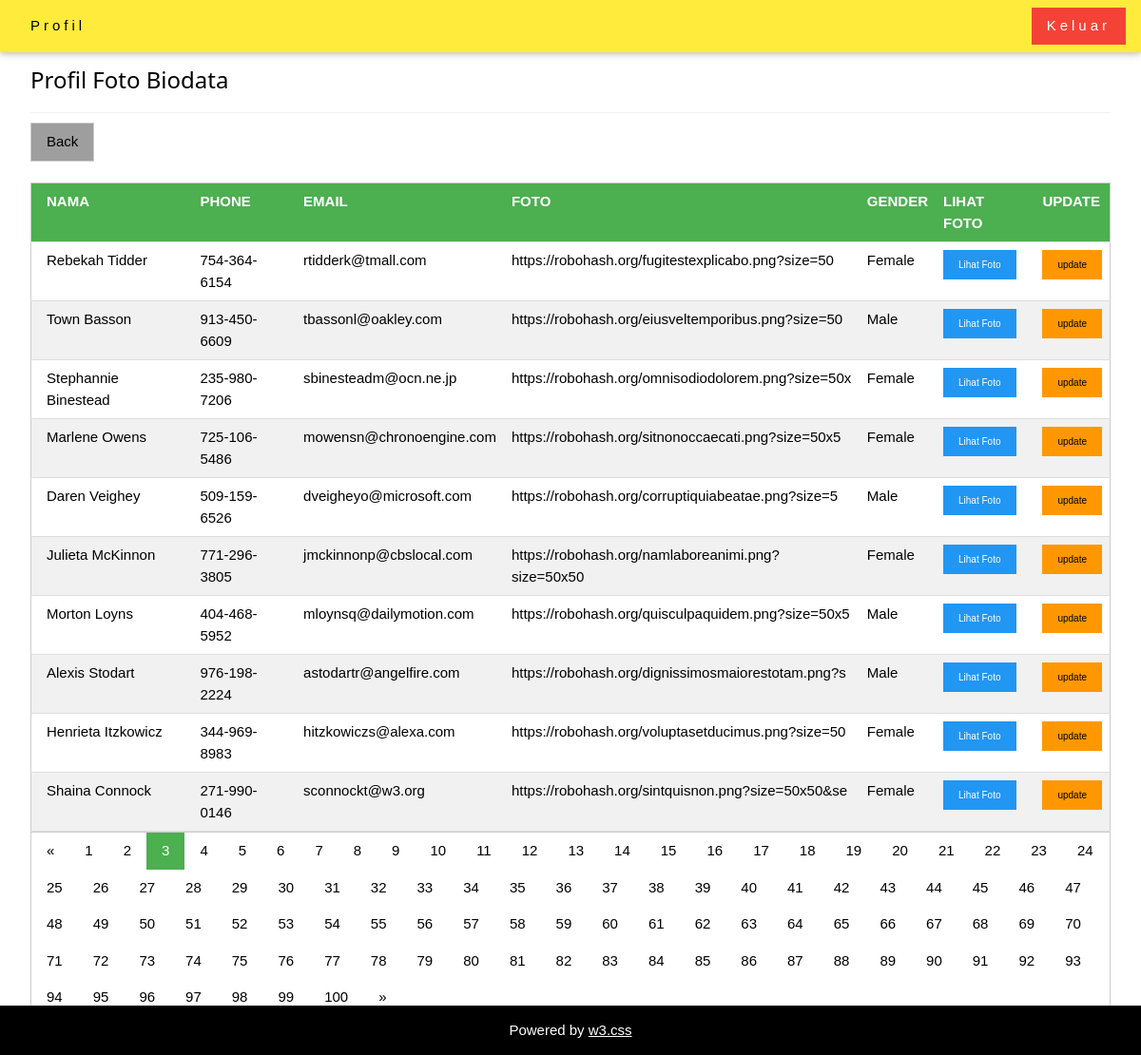
The app's page /profilbiodata.php?pageno=3 (signed in) with its own data.
### tables this page shows
CREATE TABLE `biodata` (
  `id` int(11) NOT NULL,
  `nama` varchar(50) DEFAULT '0',
  `phone` varchar(50) DEFAULT '0',
  `email` varchar(50) DEFAULT '0',
  `foto` varchar(50) DEFAULT '0',
  `gender` varchar(50) DEFAULT '0'
);

### profilbiodata.php (the view, shortened to what this page needs)
<?php
	if(!isset($_SESSION["user"]))
	{
		echo "<script>alert('Session anda belum terdaftar, silakan login kembali'); document.location='login.php';</script>";
	}else
	{
?>
<!DOCTYPE html>
<html>
<link rel="stylesheet" href="asset/css/w3.css">
<body>
<div class="w3-top">
  <div class="w3-bar w3-yellow w3-wide w3-padding w3-card">
    <a href="#home" class="w3-bar-item w3-button">Profil</a>
    <a href="logout.php" class="w3-bar-item w3-button w3-red w3-right">Keluar</a>
  </div>
</div>
<div class="w3-content w3-padding" style="max-width:1564px">
  <div class="w3-container w3-padding-32" id="contact">
    <h3 class="w3-border-bottom w3-border-light-grey w3-padding-16">Profil Foto Biodata</h3>
    <a href="dashboard.php" class="w3-button w3-border w3-gray">Back</a>
    <div class="w3-row">
    <table class="w3-table-all">
      <br>
    <thead>
      <tr class="w3-green">
        <th>NAMA</th>
        <th>PHONE</th>
        <th>EMAIL</th>
        <th>FOTO</th>
        <th>GENDER</th>
        <th>LIHAT FOTO</th>
        <th>UPDATE</th>
      </tr>
    </thead>
    <?php
        include "config/koneksi.php";
        if (isset($_GET['pageno'])) {
          $pageno = $_GET['pageno'];
        } else {
            $pageno = 1;
        }
        $no_of_records_per_page = 10;
        $offset = ($pageno-1) * $no_of_records_per_page;
        $total_pages_sql = "SELECT COUNT(*) FROM biodata";
        $result = mysqli_query($conn,$total_pages_sql);
        $total_rows = mysqli_fetch_array($result)[0];
        $total_pages = ceil($total_rows / $no_of_records_per_page);
        $sql = "SELECT * FROM biodata LIMIT $offset, $no_of_records_per_page";
        $res_data = mysqli_query($conn,$sql);
		if(mysqli_num_rows($res_data) > 0)
		{
      while($row = mysqli_fetch_array($res_data)){
    ?>
        <tr>
          <td><?php echo $row["nama"];?></td>
          <td><?php echo $row["phone"];?></td>
          <td><?php echo $row["email"];?></td>
          <td><?php echo $row["foto"];?></td>
          <td><?php echo $row["gender"];?></td>
          <td><a href="javascript:void(0)" class="w3-button w3-tiny w3-blue" onClick="lihatid('<?php echo $row['foto'];?>')">Lihat Foto</button></td>
          <td>
            <a class="w3-button w3-tiny w3-orange" href="updatebiodata.php?id=<?php echo $row['id']; ?>">update</a>
          </td>
        </tr>
    <?php
      };
    } else { ?>
      <tr>
          <td colspan ="6"><p align="center">No Data</p></td>
      </tr>
    <?php
     }
    ?>
    </table>
    <div class="w3-bar w3-border">
      <?php
      $pagLink = "";
      if ($pageno >=2 ) {?>
        <a class='w3-bar-item w3-button' href='<?php echo "profilbiodata.php?pageno=".($pageno-1); ?>' >&laquo;</a>
      <?php
      } else if ($pageno == 1)
      {?>
         <a href="#" class="w3-bar-item w3-button" disabled>&laquo;</a>
      <?php } ?>
      <?php
      for ($i=1; $i<=$total_pages; $i++) {
        if ($i == $pageno) {
            $pagLink .= "<a class='w3-bar-item w3-button w3-green' href='profilbiodata.php?pageno=".$i."'>".$i." </a>";
        }
        else  {
            $pagLink .= "<a class='w3-bar-item w3-button' href='profilbiodata.php?pageno=".$i."'>".$i." </a>";
        }
      };
      echo $pagLink;
      if($pageno < $total_pages){  ?>
        <a class='w3-bar-item w3-button' href='<?php echo "profilbiodata.php?pageno=".($pageno+1);?>'>&raquo;</a>
        <?php } else {
        ?>
        <a href="#" class="w3-bar-item w3-button">&raquo;</a>
        <?php } ?>
      </div>
    </div>
  </div>
</div>
<footer class="w3-bottom w3-center w3-black w3-padding-7">
  <p>Powered by <a href="https://www.w3schools.com/w3css/default.asp" title="W3.CSS" target="_blank" class="w3-hover-text-green">w3.css</a></p>
</footer>
</body>
</html>
<?php
  };
?>

### asset/css/w3.css (style rules this page uses)
*,*:before,*:after { box-sizing:inherit }
html { -ms-text-size-adjust:100%;-webkit-text-size-adjust:100% }
body { margin:0 }
article,aside,details,figcaption,figure,footer,header,main,menu,nav,section,summary { display:block }
a { background-color:transparent;-webkit-text-decoration-skip:objects }
html,body { font-family:Verdana,sans-serif;font-size:15px;line-height:1.5 }
html { overflow-x:hidden }
h3 { font-size:24px }
h1,h2,h3,h4,h5,h6 { font-family:"Segoe UI",Arial,sans-serif;font-weight:400;margin:10px 0 }
.w3-wide { letter-spacing:4px }
a { color:inherit }
.w3-table,.w3-table-all { border-collapse:collapse;border-spacing:0;width:100%;display:table }
.w3-table-all { border:1px solid #ccc }
.w3-bordered tr,.w3-table-all tr { border-bottom:1px solid #ddd }
.w3-table-all tr:nth-child(odd) { background-color:#fff }
.w3-table-all tr:nth-child(even) { background-color:#f1f1f1 }
.w3-table td,.w3-table th,.w3-table-all td,.w3-table-all th { padding:8px 8px;display:table-cell;text-align:left;vertical-align:top }
.w3-table th:first-child,.w3-table td:first-child,.w3-table-all th:first-child,.w3-table-all td:first-child { padding-left:16px }
.w3-btn,.w3-button { border:none;display:inline-block;padding:8px 16px;vertical-align:middle;overflow:hidden;text-decoration:none;color:inherit;background-color:inherit;text-align:center;cursor:pointer;white-space:nowrap }
.w3-btn,.w3-button { -webkit-touch-callout:none;-webkit-user-select:none;-khtml-user-select:none;-moz-user-select:none;-ms-user-select:none;user-select:none }
.w3-bar { width:100%;overflow:hidden }
.w3-bar .w3-bar-item { padding:8px 16px;float:left;width:auto;border:none;display:block;outline:0 }
.w3-bar .w3-button { white-space:normal }
.w3-container:after,.w3-container:before,.w3-panel:after,.w3-panel:before,.w3-row:after,.w3-row:before,.w3-row-padding:after,.w3-row-padding:before, .w3-cell-row:before,.w3-cell-row:after,.w3-clear:after,.w3-clear:before,.w3-bar:before,.w3-bar:after { content:"";display:table;clear:both }
.w3-content,.w3-auto { margin-left:auto;margin-right:auto }
.w3-content { max-width:980px }
.w3-top,.w3-bottom { position:fixed;width:100%;z-index:1 }
.w3-top { top:0 }
.w3-bottom { bottom:0 }
.w3-container,.w3-panel { padding:0.01em 16px }
.w3-card,.w3-card-2 { box-shadow:0 2px 5px 0 rgba(0,0,0,0.16),0 2px 10px 0 rgba(0,0,0,0.12) }
.w3-tiny { font-size:10px!important }
.w3-center { text-align:center!important }
.w3-border { border:1px solid #ccc!important }
.w3-border-bottom { border-bottom:1px solid #ccc!important }
.w3-padding { padding:8px 16px!important }
.w3-padding-16 { padding-top:16px!important;padding-bottom:16px!important }
.w3-padding-32 { padding-top:32px!important;padding-bottom:32px!important }
.w3-right { float:right!important }
.w3-blue,.w3-hover-blue:hover { color:#fff!important;background-color:#2196F3!important }
.w3-green,.w3-hover-green:hover { color:#fff!important;background-color:#4CAF50!important }
.w3-orange,.w3-hover-orange:hover { color:#000!important;background-color:#ff9800!important }
.w3-red,.w3-hover-red:hover { color:#fff!important;background-color:#f44336!important }
.w3-yellow,.w3-hover-yellow:hover { color:#000!important;background-color:#ffeb3b!important }
.w3-black,.w3-hover-black:hover { color:#fff!important;background-color:#000!important }
.w3-grey,.w3-hover-grey:hover,.w3-gray,.w3-hover-gray:hover { color:#000!important;background-color:#9e9e9e!important }
.w3-border-light-grey,.w3-hover-border-light-grey:hover,.w3-border-light-gray,.w3-hover-border-light-gray:hover { border-color:#f1f1f1!important }

### records on screen
biodata: nama "Rebekah Tidder", phone "754-364-6154", email "rtidderk@tmall.com", foto "https://robohash.org/fugitestexplicabo.png?size=50", gender "Female"
biodata: nama "Town Basson", phone "913-450-6609", email "tbassonl@oakley.com", foto "https://robohash.org/eiusveltemporibus.png?size=50", gender "Male"
biodata: nama "Stephannie Binestead", phone "235-980-7206", email "sbinesteadm@ocn.ne.jp", foto "https://robohash.org/omnisodiodolorem.png?size=50x", gender "Female"
biodata: nama "Marlene Owens", phone "725-106-5486", email "mowensn@chronoengine.com", foto "https://robohash.org/sitnonoccaecati.png?size=50x5", gender "Female"
biodata: nama "Daren Veighey", phone "509-159-6526", email "dveigheyo@microsoft.com", foto "https://robohash.org/corruptiquiabeatae.png?size=5", gender "Male"
biodata: nama "Julieta McKinnon", phone "771-296-3805", email "jmckinnonp@cbslocal.com", foto "https://robohash.org/namlaboreanimi.png?size=50x50", gender "Female"
biodata: nama "Morton Loyns", phone "404-468-5952", email "mloynsq@dailymotion.com", foto "https://robohash.org/quisculpaquidem.png?size=50x5", gender "Male"
biodata: nama "Alexis Stodart", phone "976-198-2224", email "astodartr@angelfire.com", foto "https://robohash.org/dignissimosmaiorestotam.png?s", gender "Male"
biodata: nama "Henrieta Itzkowicz", phone "344-969-8983", email "hitzkowiczs@alexa.com", foto "https://robohash.org/voluptasetducimus.png?size=50", gender "Female"
biodata: nama "Shaina Connock", phone "271-990-0146", email "sconnockt@w3.org", foto "https://robohash.org/sintquisnon.png?size=50x50&se", gender "Female"
